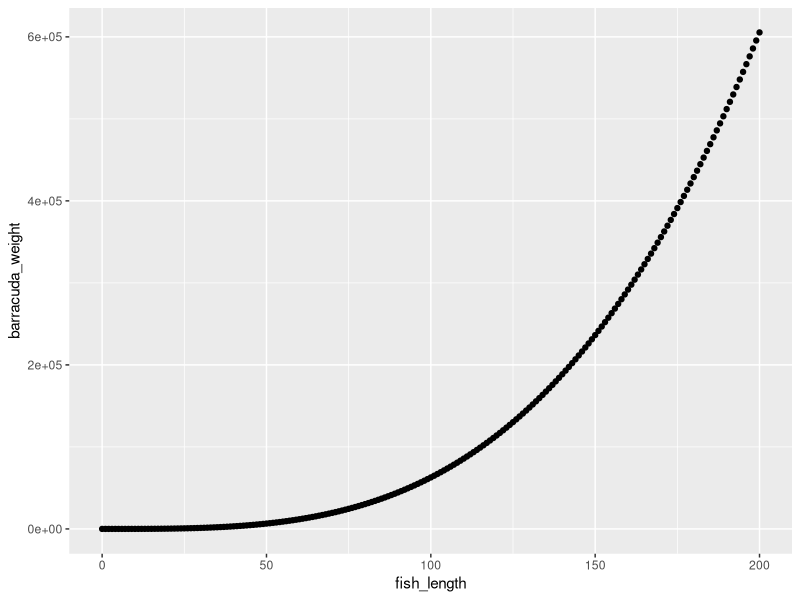
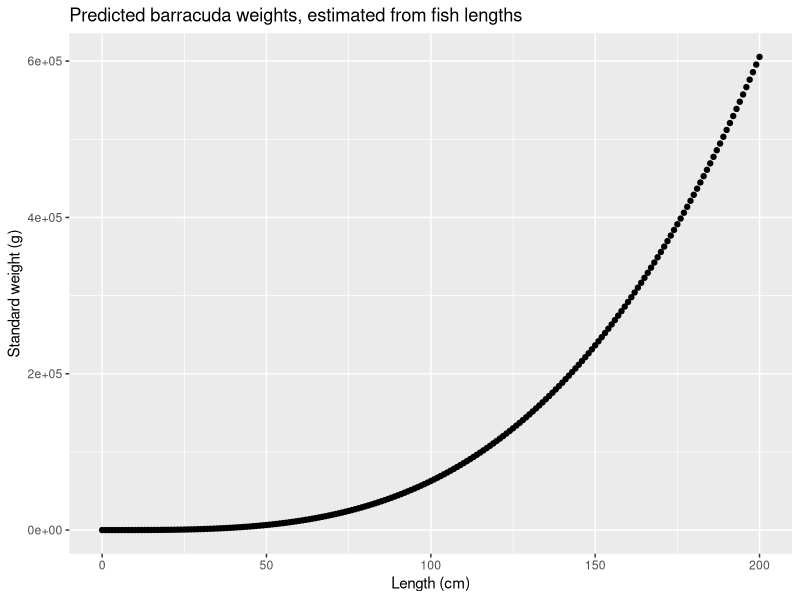

The R source for these figures, in order:
## ---- chunk 1
#| eval: true
#| echo: true
3.1 * (1 - 4.2)^2 + (0.06 * 2.5)
## ---- chunk 2
#| eval: true
#| echo: true
#| warning: false
library(tidyverse)
## ---- chunk 3
#| eval: true
#| echo: true
fish_weight_g <- function(length_cm, a, b){
  weight_g = a * length_cm^b
}
## ---- chunk 4
#| eval: true
#| echo: true
fish_length <- seq(from = 0, to = 200, by = 1)
## ---- chunk 5
#| eval: true
#| echo: true
barracuda_weight <- fish_weight_g(length_cm = fish_length, a = 0.0181, b = 3.27)
## ---- chunk 6
#| eval: true
#| echo: true
barracuda_df <- data.frame(fish_length, barracuda_weight)
# View(barracuda_df)
## ---- chunk 7
#| eval: true
#| echo: true
ggplot(data = barracuda_df, aes(x = fish_length, y = barracuda_weight)) +
  geom_point()
## ---- chunk 8
#| eval: true
#| echo: true
ggplot(data = barracuda_df, aes(x = fish_length, y = barracuda_weight)) +
  geom_point() +
  labs(title = "Predicted barracuda weights, estimated from fish lengths",
       x = "Length (cm)",
       y = "Standard weight (g)")
